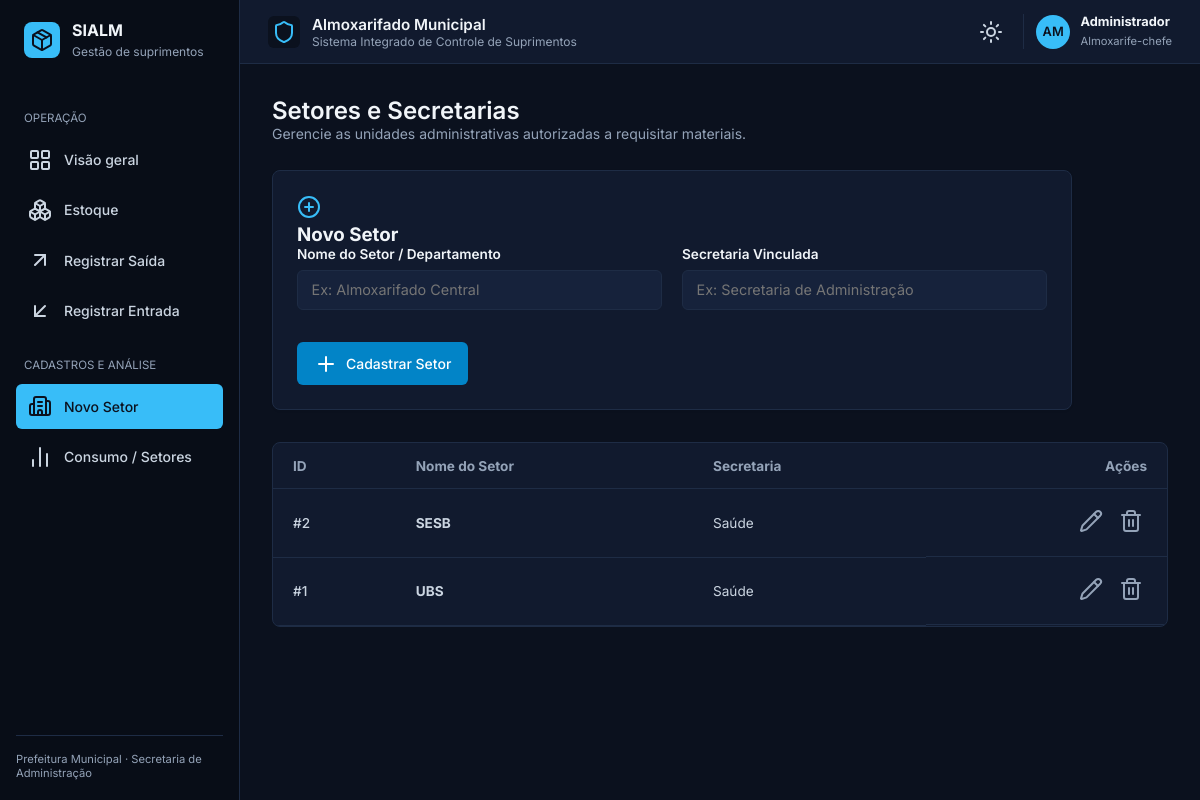
The page /setores/html/cadastro on the database its author committed.
### app/database/models.py (models this page shows)
class Setor(Base):
    __tablename__ = "setores"
    id: Mapped[int] = mapped_column(primary_key=True, index=True)
    nome: Mapped[str] = mapped_column(String(100), unique=True, nullable=False)
    secretaria: Mapped[str] = mapped_column(String(100), nullable=True)
    criado_em: Mapped[datetime] = mapped_column(DateTime, default=datetime.utcnow)

### app/routes/setores.py (the view)
@router.get("/html/cadastro", response_class=HTMLResponse)
def renderizar_cadastro_setor(request: Request, db: Session = Depends(get_db)):
    setores = db.query(Setor).order_by(Setor.nome).all()
    return templates.TemplateResponse(request=request, name="setores/cadastro.html", context={"request": request, "setores": setores})

### app/templates/setores/cadastro.html
{% extends "base.html" %}
{% set active_page = "setores" %}
{% block content %}
<div class="view-header">
  <div>
    <h2 class="page-title">Setores e Secretarias</h2>
    <p class="page-subtitle">Gerencie as unidades administrativas autorizadas a requisitar materiais.</p>
  </div>
</div>
<div class="card panel-card" style="max-width: 800px; margin-bottom: 2rem;">
  <div class="panel-card-header">
    <i data-lucide="plus-circle" class="warning-icon" style="color: var(--accent-blue);"></i>
    <h3>Novo Setor</h3>
  </div>
  <form id="form-cadastrar-setor" onsubmit="salvarNovoSetor(event)">
    <div class="form-grid">
      <div class="form-group">
        <label>Nome do Setor / Departamento</label>
        <input type="text" name="nome" class="form-control" placeholder="Ex: Almoxarifado Central" required />
      </div>
      <div class="form-group">
        <label>Secretaria Vinculada</label>
        <input type="text" name="secretaria" class="form-control" placeholder="Ex: Secretaria de Administração" required />
      </div>
    </div>
    <div class="modal-footer" style="padding-top: 1rem; margin-top: 0;">
      <button type="submit" class="btn btn-dark-blue">
        <i data-lucide="plus"></i> Cadastrar Setor
      </button>
    </div>
  </form>
</div>
<div class="table-container">
  <table class="custom-table">
    <thead>
      <tr>
        <th>ID</th>
        <th>Nome do Setor</th>
        <th>Secretaria</th>
        <th class="text-right">Ações</th>
      </tr>
    </thead>
    <tbody>
      {% if setores %}
        {% for s in setores %}
        <tr>
          <td class="code-col">#{{ s.id }}</td>
          <td><strong>{{ s.nome }}</strong></td>
          <td>{{ s.secretaria if s.secretaria else '—' }}</td>
          <td class="text-right actions-col">
            <a href="/setores/html/editar/{{ s.id }}" class="action-btn" title="Editar"><i data-lucide="pencil"></i></a>
            <button type="button" class="action-btn text-danger btn-deletar-setor" title="Excluir" data-id="{{ s.id }}">
              <i data-lucide="trash-2"></i>
            </button>
          </td>
        </tr>
        {% endfor %}
      {% else %}
        <tr>
          <td colspan="4" class="text-center" style="padding: 2rem;">Nenhum setor cadastrado até o momento.</td>
        </tr>
      {% endif %}
    </tbody>
  </table>
</div>
{% endblock %}

### app/static/style.css (style rules this page uses)
:root { color-scheme: dark; --bg-main: #0b111e; --bg-card: #111a2e; --bg-card-hover: #16223b; --bg-sidebar: #080d17; --bg-input: #16223b; --border-color: #1e2c45; --border-light: #2a3d5e; --text-primary: #f1f5f9; --text-secondary: #cbd5e1; --text-muted: #94a3b8; --accent-blue: #38bdf8; --btn-primary-bg: #38bdf8; --btn-primary-text: #0b111e; --btn-dark-blue: #0284c7; --badge-green-bg: rgba(16, 185, 129, 0.15); --badge-green-text: #34d399; --badge-yellow-bg: rgba(245, 158, 11, 0.15); --badge-yellow-text: #fbbf24; --badge-red-bg: rgba(239, 68, 68, 0.15); --badge-red-text: #f87171; }
* { margin: 0; padding: 0; box-sizing: border-box; font-family: 'Inter', -apple-system, BlinkMacSystemFont, "Segoe UI", Roboto, sans-serif; }
body { background-color: var(--bg-main); color: var(--text-primary); display: flex; min-height: 100vh; overflow-x: hidden; transition: background-color 0.3s, color 0.3s; }
a { text-decoration: none; }
.view-header { display: flex; justify-content: space-between; align-items: flex-start; margin-bottom: 1.75rem; }
.page-title { font-size: 1.5rem; font-weight: 600; color: var(--text-primary); }
.page-subtitle { font-size: 0.875rem; color: var(--text-muted); }
.btn { display: inline-flex; align-items: center; gap: 0.5rem; padding: 0.55rem 1rem; border-radius: 6px; font-size: 0.875rem; font-weight: 500; cursor: pointer; border: 1px solid transparent; }
.btn-dark-blue { background-color: var(--btn-dark-blue); color: #ffffff; }
.panel-card, .kpi-card, .chart-card { background-color: var(--bg-card); border: 1px solid var(--border-color); border-radius: 8px; box-shadow: 0 1px 3px rgba(0,0,0,0.05); }
.panel-card { padding: 1.5rem; }
.form-grid { display: grid; grid-template-columns: 1fr 1fr; gap: 1.25rem; }
.form-group { margin-bottom: 1rem; }
.form-group label { display: block; font-size: 0.85rem; font-weight: 600; color: var(--text-primary); margin-bottom: 0.5rem; }
.form-control, select.form-control { width: 100%; padding: 0.65rem 0.85rem; border: 1px solid var(--border-color); border-radius: 6px; font-size: 0.9rem; color: var(--text-primary); background-color: var(--bg-input); outline: none; }
.table-container { background-color: var(--bg-card); border: 1px solid var(--border-color); border-radius: 8px; overflow-x: auto; }
.custom-table { width: 100%; border-collapse: collapse; text-align: left; font-size: 0.85rem; }
.custom-table th { padding: 0.9rem 1.25rem; color: var(--text-muted); border-bottom: 1px solid var(--border-color); }
.custom-table td { padding: 1rem 1.25rem; border-bottom: 1px solid var(--border-color); color: var(--text-secondary); }
.code-col { color: var(--text-primary); font-weight: 500; }
.text-right { text-align: right; }
.actions-col { display: flex; justify-content: flex-end; gap: 0.5rem; }
.action-btn { background: transparent; border: none; color: var(--text-muted); cursor: pointer; padding: 0.25rem; }

### rows shown on the page
Setor: id "2", nome "SESB", secretaria "Saúde"
Setor: id "1", nome "UBS", secretaria "Saúde"
